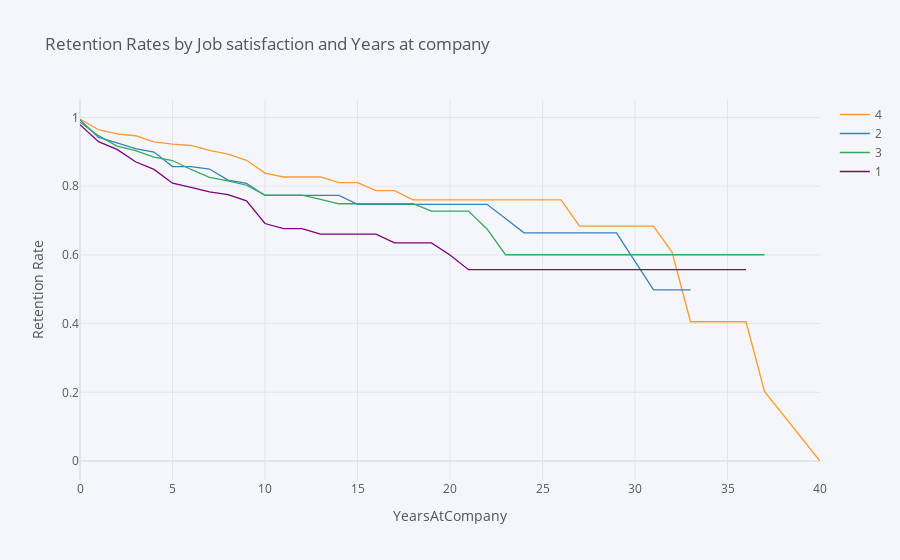

Notebook source saved alongside this figure:
### Markdown cell above
## 6. Let's find out how job satisfaction affects retention rates. Generate and plot survival curves for each level of job satisfaction by number of years at the company.

### Code cell
rates = survival(data, 'JobSatisfaction', 'YearsAtCompany', 'Attrition')

rates.iplot(kind='line', xTitle='YearsAtCompany', yTitle='Retention Rate',
            title='Retention Rates by Job satisfaction and Years at company')

### Figure 1 — Plotly figure (JSON) as saved in the notebook; plotly's stock layout.template omitted (floating-point values rounded to 4 significant figures)
{"data": [{"line": {"color": "rgba(255, 153, 51, 1.0)", "dash": "solid", "shape": "linear", "width": 1.3}, "mode": "lines", "name": "4", "text": "", "type": "scatter", "x": [0, 1, 2, 3, 4, 5, 6, 7, 8, 9, 10, 11, 12, 13, 14, 15, 16, 17, 18, 19, 20, 21, 22, 23, 24, 25, 26, 27, 29, 30, 31, 32, 33, 34, 36, 37, 40], "y": [0.9956, 0.9645, 0.9523, 0.9469, 0.929, 0.9226, 0.9185, 0.9043, 0.8933, 0.8754, 0.838, 0.8268, 0.8268, 0.8268, 0.8103, 0.8103, 0.7872, 0.7872, 0.76, 0.76, 0.76, 0.76, 0.76, 0.76, 0.76, 0.76, 0.76, 0.684, 0.684, 0.684, 0.684, 0.608, 0.4053, 0.4053, 0.4053, 0.2027, 0]}, {"line": {"color": "rgba(55, 128, 191, 1.0)", "dash": "solid", "shape": "linear", "width": 1.3}, "mode": "lines", "name": "2", "text": "", "type": "scatter", "x": [0, 1, 2, 3, 4, 5, 6, 7, 8, 9, 10, 11, 12, 13, 14, 15, 16, 17, 18, 19, 20, 21, 22, 23, 24, 25, 26, 27, 29, 30, 31, 32, 33, 34, 36, 37, 40], "y": [0.9929, 0.9423, 0.9263, 0.9091, 0.8996, 0.8573, 0.8573, 0.85, 0.8179, 0.8083, 0.7731, 0.7731, 0.7731, 0.7731, 0.7731, 0.7474, 0.7474, 0.7474, 0.7474, 0.7474, 0.7474, 0.7474, 0.7474, 0.7059, 0.6643, 0.6643, 0.6643, 0.6643, 0.6643, 0.5813, 0.4983, 0.4983, 0.4983, "", "", "", ""]}, {"line": {"color": "rgba(50, 171, 96, 1.0)", "dash": "solid", "shape": "linear", "width": 1.3}, "mode": "lines", "name": "3", "text": "", "type": "scatter", "x": [0, 1, 2, 3, 4, 5, 6, 7, 8, 9, 10, 11, 12, 13, 14, 15, 16, 17, 18, 19, 20, 21, 22, 23, 24, 25, 26, 27, 29, 30, 31, 32, 33, 34, 36, 37, 40], "y": [0.9864, 0.9471, 0.917, 0.9033, 0.8849, 0.8748, 0.8487, 0.8259, 0.8157, 0.8028, 0.7739, 0.7739, 0.7739, 0.7618, 0.7489, 0.7489, 0.7489, 0.7489, 0.7489, 0.7275, 0.7275, 0.7275, 0.6755, 0.6005, 0.6005, 0.6005, 0.6005, 0.6005, 0.6005, 0.6005, 0.6005, 0.6005, 0.6005, 0.6005, 0.6005, 0.6005, ""]}, {"line": {"color": "rgba(128, 0, 128, 1.0)", "dash": "solid", "shape": "linear", "width": 1.3}, "mode": "lines", "name": "1", "text": "", "type": "scatter", "x": [0, 1, 2, 3, 4, 5, 6, 7, 8, 9, 10, 11, 12, 13, 14, 15, 16, 17, 18, 19, 20, 21, 22, 23, 24, 25, 26, 27, 29, 30, 31, 32, 33, 34, 36, 37, 40], "y": [0.9792, 0.9297, 0.9071, 0.8711, 0.8489, 0.8087, 0.7965, 0.7833, 0.7752, 0.7572, 0.6913, 0.6766, 0.6766, 0.6605, 0.6605, 0.6605, 0.6605, 0.6351, 0.6351, 0.6351, 0.5998, 0.557, 0.557, 0.557, 0.557, 0.557, 0.557, 0.557, 0.557, 0.557, 0.557, 0.557, 0.557, 0.557, 0.557, "", ""]}], "layout": {"legend": {"bgcolor": "#F5F6F9", "font": {"color": "#4D5663"}}, "paper_bgcolor": "#F5F6F9", "plot_bgcolor": "#F5F6F9", "title": {"font": {"color": "#4D5663"}, "text": "Retention Rates by Job satisfaction and Years at company"}, "xaxis": {"gridcolor": "#E1E5ED", "showgrid": true, "tickfont": {"color": "#4D5663"}, "title": {"font": {"color": "#4D5663"}, "text": "YearsAtCompany"}, "zerolinecolor": "#E1E5ED"}, "yaxis": {"gridcolor": "#E1E5ED", "showgrid": true, "tickfont": {"color": "#4D5663"}, "title": {"font": {"color": "#4D5663"}, "text": "Retention Rate"}, "zerolinecolor": "#E1E5ED"}}}
